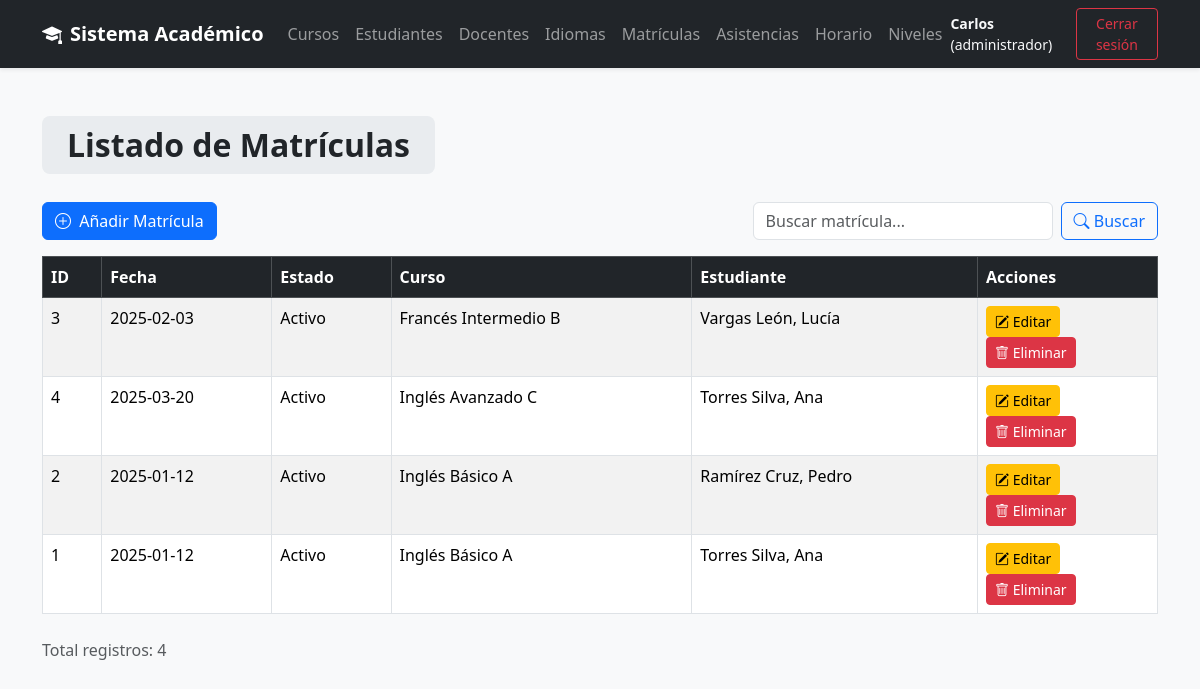
/views/matricula/listar.php (signed in), run on an earlier commit of the app's database.
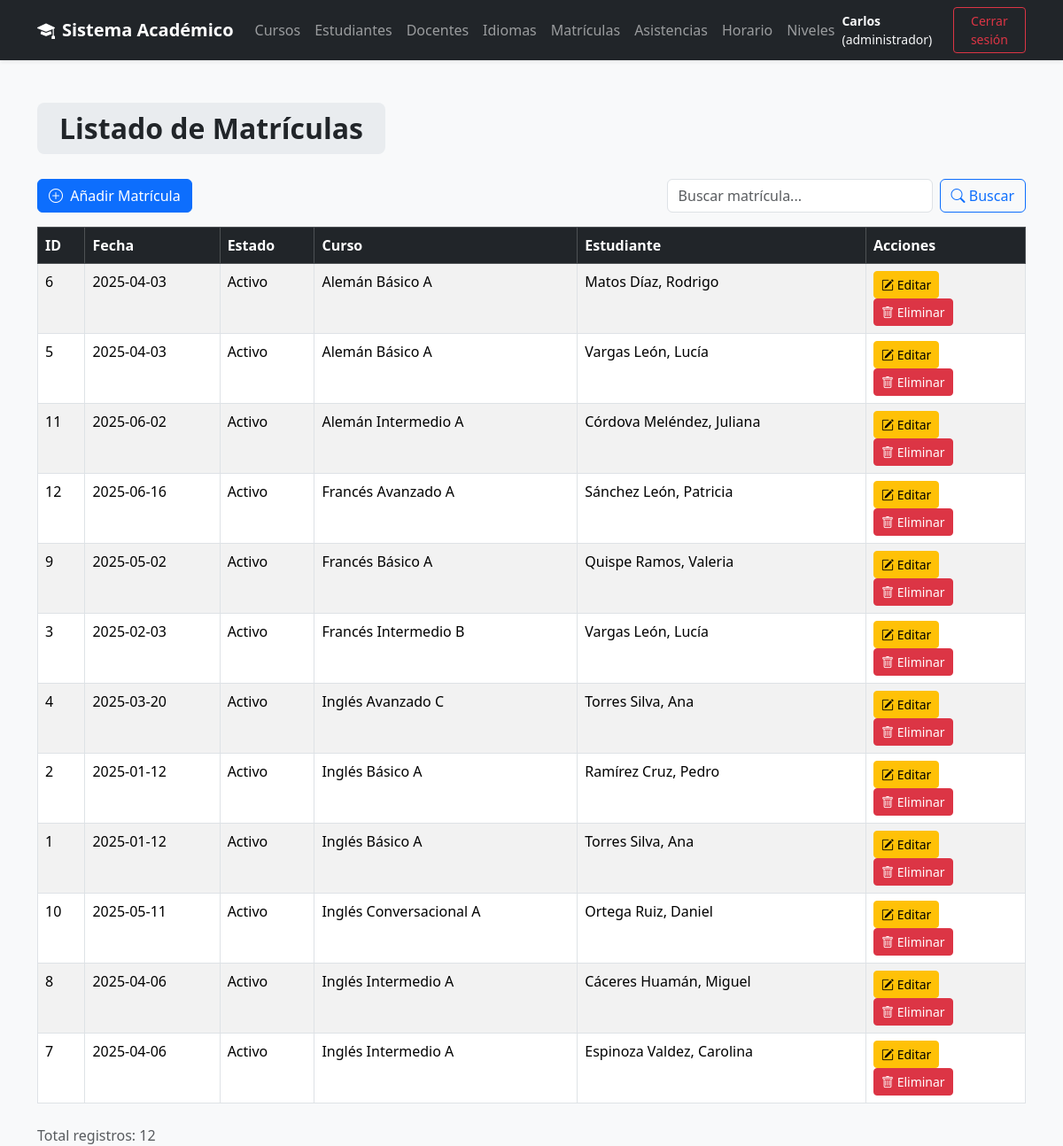
And on a later commit of the database.
### tables this page shows
CREATE TABLE Matricula (
    idMatricula INT AUTO_INCREMENT PRIMARY KEY,
    fechaMatricula DATE NOT NULL,
    estado VARCHAR(20) NOT NULL,
    idCurso INT NOT NULL,
    codigoEstudiante INT NOT NULL,
    FOREIGN KEY (idCurso) REFERENCES Curso(idCurso) ON DELETE CASCADE,
    FOREIGN KEY (codigoEstudiante) REFERENCES Estudiante(codigoEstudiante) ON DELETE CASCADE
);

CREATE TABLE Curso (
    idCurso INT AUTO_INCREMENT PRIMARY KEY,
    nombre VARCHAR(120) NOT NULL,
    cupoMaximo INT NOT NULL,
    fechaInicio DATE NOT NULL,
    fechaFin DATE NOT NULL,
    idNivel INT NOT NULL,
    idIdioma INT NOT NULL,
    idAula INT NOT NULL,
    codigoDocente INT NOT NULL,
    FOREIGN KEY (idNivel) REFERENCES Nivel(idNivel) ON DELETE CASCADE,
    FOREIGN KEY (idIdioma) REFERENCES Idioma(idIdioma) ON DELETE CASCADE,
    FOREIGN KEY (idAula) REFERENCES Aula(idAula) ON DELETE CASCADE,
    FOREIGN KEY (codigoDocente) REFERENCES Docente(codigoDocente) ON DELETE CASCADE
);

CREATE TABLE Usuario (
    idUsuario INT AUTO_INCREMENT PRIMARY KEY,
    nombres VARCHAR(100) NOT NULL,
    apellidos VARCHAR(100) NOT NULL,
    email VARCHAR(120) UNIQUE NOT NULL,
    contraseña VARCHAR(255) NOT NULL,
    perfil VARCHAR(50) NOT NULL
);

### models/Matricula.php (called while the page is built, shortened)
<?php
require_once __DIR__ . '/../config/conexion.php';
class Matricula {
    private $conn;
    public function __construct() {
        $conexion = new Conexion();
        $this->conn = $conexion->iniciar();
    }
    public function listar() {
        try {
            $sql = "SELECT m.idMatricula, m.idCurso, m.fechaMatricula, m.estado,
                           e.idUsuario, u.nombres, u.apellidos, e.codigoEstudiante, c.nombre AS curso
                    FROM Matricula m
                    INNER JOIN Estudiante e ON m.codigoEstudiante = e.codigoEstudiante
                    INNER JOIN Usuario u ON e.idUsuario = u.idUsuario
                    INNER JOIN Curso c ON m.idCurso = c.idCurso
                    ORDER BY c.nombre, u.apellidos, u.nombres";
            $stmt = $this->conn->query($sql);
            return $stmt->fetchAll(PDO::FETCH_ASSOC);
        } catch (Exception $e) {
            echo "Error al listar matrículas: " . $e->getMessage();
            return [];
        }
    }
}
?>

### config/conexion.php (called while the page is built)
<?php
class Conexion {
    private $dsn;
    private $username;
    private $password;
    private $options;
    private $conexion;
    public function __construct(
        string $host = "localhost",
        string $dbname = "InstitutoIdiomas",
        string $username = "root",
        string $password = ""
    ) {
        $this->dsn = "mysql:host={$host};dbname={$dbname};charset=utf8mb4";
        $this->username = $username;
        $this->password = $password;
        $this->options = [PDO::ATTR_ERRMODE => PDO::ERRMODE_EXCEPTION];
    }
    public function iniciar(): ?PDO {
        try {
            if ($this->conexion === null) {
                $this->conexion = new PDO(
                    $this->dsn,
                    $this->username,
                    $this->password,
                    $this->options
                );
            }
            return $this->conexion;
        } catch (PDOException $e) {
            throw new Exception("Error en la conexión a la base de datos: " . $e->getMessage());
        }
    }
}

### views/matricula/listar.php (the view, shortened to what the changed rows need)
<?php
require_once '../../models/Matricula.php';
$matricula = new Matricula();
$busqueda = isset($_GET["q"]) ? $_GET["q"] : "";
if($busqueda != ""){
    $resultado = $matricula->buscar($busqueda);
} else {
    $resultado = $matricula->listar();
}
?>
<!DOCTYPE html>
<html lang="es">
<head>
<link href="https://cdn.jsdelivr.net/npm/bootstrap@5.3.3/dist/css/bootstrap.min.css" rel="stylesheet">
<link rel="stylesheet" href="https://cdn.jsdelivr.net/npm/bootstrap-icons@1.11.3/font/bootstrap-icons.min.css">
</head>
<body>
<?php require_once("../layout/header.php"); ?>
<div class="container mt-5">
    <h2>
        <span class="title-box">Listado de Matrículas</span>
    </h2>
    <div class="row mb-3 align-items-center">
        <div class="col-md-6">
        </div>
        <div class="col-md-6">
        </div>
    </div>
    <div class="table-responsive">
        <table class="table table-bordered table-striped">
            <thead class="table-dark">
                <tr>
                    <th>ID</th>
                    <th>Fecha</th>
                    <th>Estado</th>
                    <th>Curso</th>
                    <th>Estudiante</th>
                    <th style="width: 180px;">Acciones</th>
                </tr>
            </thead>
            <tbody>
                <?php if(empty($resultado)): ?>
                    <tr>
                        <td colspan="6" class="text-center">No hay matrículas registradas.</td>
                    </tr>
                <?php else: foreach($resultado as $m): ?>
                    <tr>
                        <td><?= $m['idMatricula']; ?></td>
                        <td><?= $m['fechaMatricula']; ?></td>
                        <td><?= ucfirst($m['estado']); ?></td>
                        <td><?= $m['curso']; ?></td>
                        <td><?= $m['apellidos'].', '.$m['nombres']; ?></td>
                        <td>
                            <?php if($_SESSION['perfil'] === 'administrador'): ?>
                                <a href="editar.php?id=<?= $m['idMatricula']; ?>" class="btn btn-warning btn-sm">
                                    <i class="bi bi-pencil-square"></i> Editar
                                </a>
                                <a href="../../controllers/MatriculaController.php?action=eliminar&id=<?= $m['idMatricula']; ?>" class="btn btn-danger btn-sm" onclick="return confirm('¿Seguro de eliminar?');">
                                    <i class="bi bi-trash"></i> Eliminar
                                </a>
                            <?php else: ?>
                                <span class="badge bg-secondary">Solo lectura</span>
                            <?php endif; ?>
                        </td>
                    </tr>
                <?php endforeach; endif; ?>
            </tbody>
        </table>
    </div>
    <div class="text-muted mt-2">
        Total registros: <?= count($resultado); ?>
    </div>
</div>
</body>
</html>

What changed in the data, as far as the page shows it:
added matricula: idMatricula "6", fechaMatricula "2025-04-03", estado "Activo", idCurso.nombre "Alemán Básico A", usuario.apellidos "Matos Díaz", usuario.nombres "Rodrigo"
added matricula: idMatricula "5", fechaMatricula "2025-04-03", estado "Activo", idCurso.nombre "Alemán Básico A", usuario.apellidos "Vargas León", usuario.nombres "Lucía"
added matricula: idMatricula "11", fechaMatricula "2025-06-02", estado "Activo", idCurso.nombre "Alemán Intermedio A", usuario.apellidos "Córdova Meléndez", usuario.nombres "Juliana"
added matricula: idMatricula "12", fechaMatricula "2025-06-16", estado "Activo", idCurso.nombre "Francés Avanzado A", usuario.apellidos "Sánchez León", usuario.nombres "Patricia"
added matricula: idMatricula "9", fechaMatricula "2025-05-02", estado "Activo", idCurso.nombre "Francés Básico A", usuario.apellidos "Quispe Ramos", usuario.nombres "Valeria"
added matricula: idMatricula "10", fechaMatricula "2025-05-11", estado "Activo", idCurso.nombre "Inglés Conversacional A", usuario.apellidos "Ortega Ruiz", usuario.nombres "Daniel"
added matricula: idMatricula "8", fechaMatricula "2025-04-06", estado "Activo", idCurso.nombre "Inglés Intermedio A", usuario.apellidos "Cáceres Huamán", usuario.nombres "Miguel"
added matricula: idMatricula "7", fechaMatricula "2025-04-06", estado "Activo", idCurso.nombre "Inglés Intermedio A", usuario.apellidos "Espinoza Valdez", usuario.nombres "Carolina"
Also different on the page:
count($resultado): "4" → "12"
